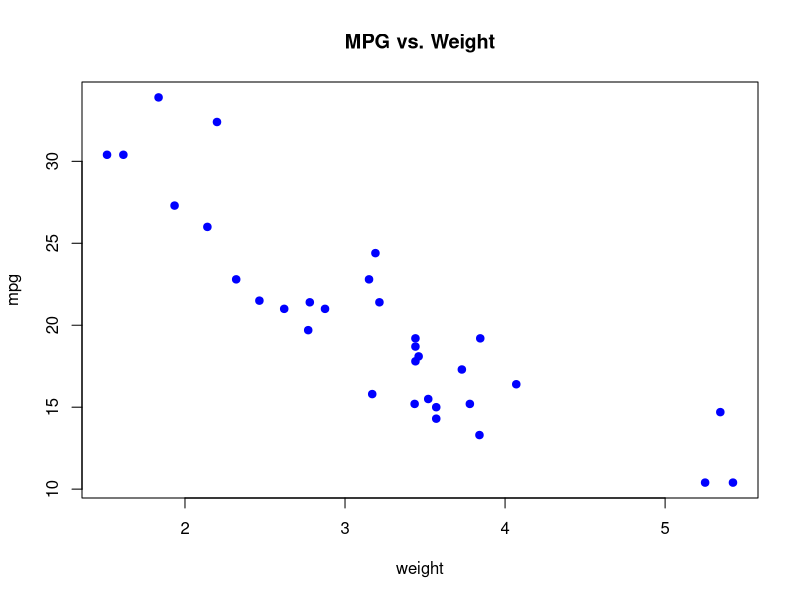

Source code (R):
# function for manhattan distance
manhattan_distance <- function(vec1, vec2) {
  
  return(sum(abs(vec1 - vec2)))
}

# function for euclidean distance
euclidean_distance <- function(vec1, vec2) {
  
  return(sqrt(sum((vec1 - vec2)^2)))
}

# vectors
vector1 <- c(3, 4, 5, 6)

vector2 <- c(1, 1, 1, 1)

# computing distances
manhattan_result <- manhattan_distance(vector1, vector2)

euclidean_result <- euclidean_distance(vector1, vector2)

# printing results
print("manhattan_result:")
print(manhattan_result)

print("euclidean result:")
print(euclidean_result)

# loading mtcars
data(mtcars)

# Calculate the correlation between mpg and wt
correlation_value <- cor(mtcars$mpg, mtcars$wt)

# print correlation
print("correlation between mpg and wt:") 
print(correlation_value)

# scatter plot
plot(mtcars$wt, mtcars$mpg, 
     main = "MPG vs. Weight",
     xlab = "weight",
     ylab = "mpg",
     pch = 19, col = "blue")
